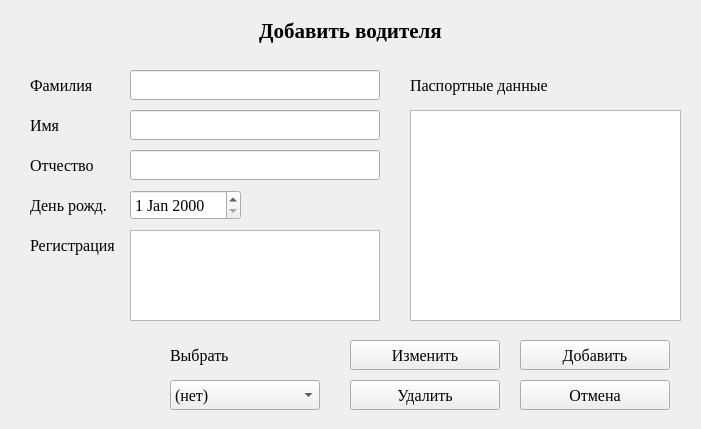
<?xml version="1.0" encoding="UTF-8"?>
<ui version="4.0">
 <class>Form</class>
 <widget class="QWidget" name="Form">
  <property name="geometry">
   <rect>
    <x>0</x>
    <y>0</y>
    <width>701</width>
    <height>429</height>
   </rect>
  </property>
  <property name="windowTitle">
   <string>Form</string>
  </property>
  <widget class="QLabel" name="label">
   <property name="geometry">
    <rect>
     <x>10</x>
     <y>10</y>
     <width>681</width>
     <height>41</height>
    </rect>
   </property>
   <property name="font">
    <font>
     <family>Times New Roman</family>
     <pointsize>16</pointsize>
     <bold>true</bold>
    </font>
   </property>
   <property name="text">
    <string>Добавить водителя</string>
   </property>
   <property name="alignment">
    <set>Qt::AlignCenter</set>
   </property>
  </widget>
  <widget class="QLineEdit" name="family">
   <property name="geometry">
    <rect>
     <x>130</x>
     <y>70</y>
     <width>250</width>
     <height>30</height>
    </rect>
   </property>
   <property name="font">
    <font>
     <family>Times New Roman</family>
     <pointsize>12</pointsize>
    </font>
   </property>
  </widget>
  <widget class="QLineEdit" name="name">
   <property name="geometry">
    <rect>
     <x>130</x>
     <y>110</y>
     <width>250</width>
     <height>30</height>
    </rect>
   </property>
   <property name="font">
    <font>
     <family>Times New Roman</family>
     <pointsize>12</pointsize>
    </font>
   </property>
  </widget>
  <widget class="QLineEdit" name="surname">
   <property name="geometry">
    <rect>
     <x>130</x>
     <y>150</y>
     <width>250</width>
     <height>30</height>
    </rect>
   </property>
   <property name="font">
    <font>
     <family>Times New Roman</family>
     <pointsize>12</pointsize>
    </font>
   </property>
  </widget>
  <widget class="QLabel" name="label_2">
   <property name="geometry">
    <rect>
     <x>30</x>
     <y>70</y>
     <width>150</width>
     <height>30</height>
    </rect>
   </property>
   <property name="font">
    <font>
     <family>Times New Roman</family>
     <pointsize>12</pointsize>
    </font>
   </property>
   <property name="text">
    <string>Фамилия</string>
   </property>
  </widget>
  <widget class="QLabel" name="label_3">
   <property name="geometry">
    <rect>
     <x>30</x>
     <y>110</y>
     <width>150</width>
     <height>30</height>
    </rect>
   </property>
   <property name="font">
    <font>
     <family>Times New Roman</family>
     <pointsize>12</pointsize>
    </font>
   </property>
   <property name="text">
    <string>Имя</string>
   </property>
  </widget>
  <widget class="QLabel" name="label_4">
   <property name="geometry">
    <rect>
     <x>30</x>
     <y>150</y>
     <width>150</width>
     <height>30</height>
    </rect>
   </property>
   <property name="font">
    <font>
     <family>Times New Roman</family>
     <pointsize>12</pointsize>
    </font>
   </property>
   <property name="text">
    <string>Отчество</string>
   </property>
  </widget>
  <widget class="QLabel" name="label_5">
   <property name="geometry">
    <rect>
     <x>410</x>
     <y>70</y>
     <width>151</width>
     <height>31</height>
    </rect>
   </property>
   <property name="font">
    <font>
     <family>Times New Roman</family>
     <pointsize>12</pointsize>
    </font>
   </property>
   <property name="text">
    <string>Паспортные данные</string>
   </property>
  </widget>
  <widget class="QPushButton" name="b_ok">
   <property name="geometry">
    <rect>
     <x>520</x>
     <y>340</y>
     <width>150</width>
     <height>30</height>
    </rect>
   </property>
   <property name="font">
    <font>
     <family>Times New Roman</family>
     <pointsize>12</pointsize>
    </font>
   </property>
   <property name="text">
    <string>Добавить</string>
   </property>
  </widget>
  <widget class="QPushButton" name="b_cancel">
   <property name="geometry">
    <rect>
     <x>520</x>
     <y>380</y>
     <width>150</width>
     <height>30</height>
    </rect>
   </property>
   <property name="font">
    <font>
     <family>Times New Roman</family>
     <pointsize>12</pointsize>
    </font>
   </property>
   <property name="text">
    <string>Отмена</string>
   </property>
  </widget>
  <widget class="QPushButton" name="b_change">
   <property name="geometry">
    <rect>
     <x>350</x>
     <y>340</y>
     <width>150</width>
     <height>30</height>
    </rect>
   </property>
   <property name="font">
    <font>
     <family>Times New Roman</family>
     <pointsize>12</pointsize>
    </font>
   </property>
   <property name="text">
    <string>Изменить</string>
   </property>
  </widget>
  <widget class="QComboBox" name="cb_select">
   <property name="geometry">
    <rect>
     <x>170</x>
     <y>380</y>
     <width>150</width>
     <height>30</height>
    </rect>
   </property>
   <property name="font">
    <font>
     <family>Times New Roman</family>
     <pointsize>12</pointsize>
    </font>
   </property>
   <item>
    <property name="text">
     <string>(нет)</string>
    </property>
   </item>
  </widget>
  <widget class="QLabel" name="label_6">
   <property name="geometry">
    <rect>
     <x>170</x>
     <y>340</y>
     <width>150</width>
     <height>30</height>
    </rect>
   </property>
   <property name="font">
    <font>
     <family>Times New Roman</family>
     <pointsize>12</pointsize>
    </font>
   </property>
   <property name="text">
    <string>Выбрать</string>
   </property>
  </widget>
  <widget class="QPushButton" name="b_kill">
   <property name="geometry">
    <rect>
     <x>350</x>
     <y>380</y>
     <width>150</width>
     <height>30</height>
    </rect>
   </property>
   <property name="font">
    <font>
     <family>Times New Roman</family>
     <pointsize>12</pointsize>
    </font>
   </property>
   <property name="text">
    <string>Удалить</string>
   </property>
  </widget>
  <widget class="QTextEdit" name="passport">
   <property name="geometry">
    <rect>
     <x>410</x>
     <y>110</y>
     <width>271</width>
     <height>211</height>
    </rect>
   </property>
   <property name="font">
    <font>
     <family>Times New Roman</family>
     <pointsize>12</pointsize>
    </font>
   </property>
  </widget>
  <widget class="QLabel" name="label_7">
   <property name="geometry">
    <rect>
     <x>30</x>
     <y>230</y>
     <width>150</width>
     <height>30</height>
    </rect>
   </property>
   <property name="font">
    <font>
     <family>Times New Roman</family>
     <pointsize>12</pointsize>
    </font>
   </property>
   <property name="text">
    <string>Регистрация</string>
   </property>
  </widget>
  <widget class="QTextEdit" name="adr">
   <property name="geometry">
    <rect>
     <x>130</x>
     <y>230</y>
     <width>250</width>
     <height>91</height>
    </rect>
   </property>
   <property name="font">
    <font>
     <family>Times New Roman</family>
     <pointsize>12</pointsize>
    </font>
   </property>
  </widget>
  <widget class="QDateEdit" name="d_birthday">
   <property name="geometry">
    <rect>
     <x>130</x>
     <y>190</y>
     <width>111</width>
     <height>30</height>
    </rect>
   </property>
   <property name="font">
    <font>
     <family>Times New Roman</family>
     <pointsize>12</pointsize>
    </font>
   </property>
  </widget>
  <widget class="QLabel" name="label_8">
   <property name="geometry">
    <rect>
     <x>30</x>
     <y>190</y>
     <width>150</width>
     <height>30</height>
    </rect>
   </property>
   <property name="font">
    <font>
     <family>Times New Roman</family>
     <pointsize>12</pointsize>
    </font>
   </property>
   <property name="text">
    <string>День рожд.</string>
   </property>
  </widget>
 </widget>
 <resources/>
 <connections/>
</ui>
